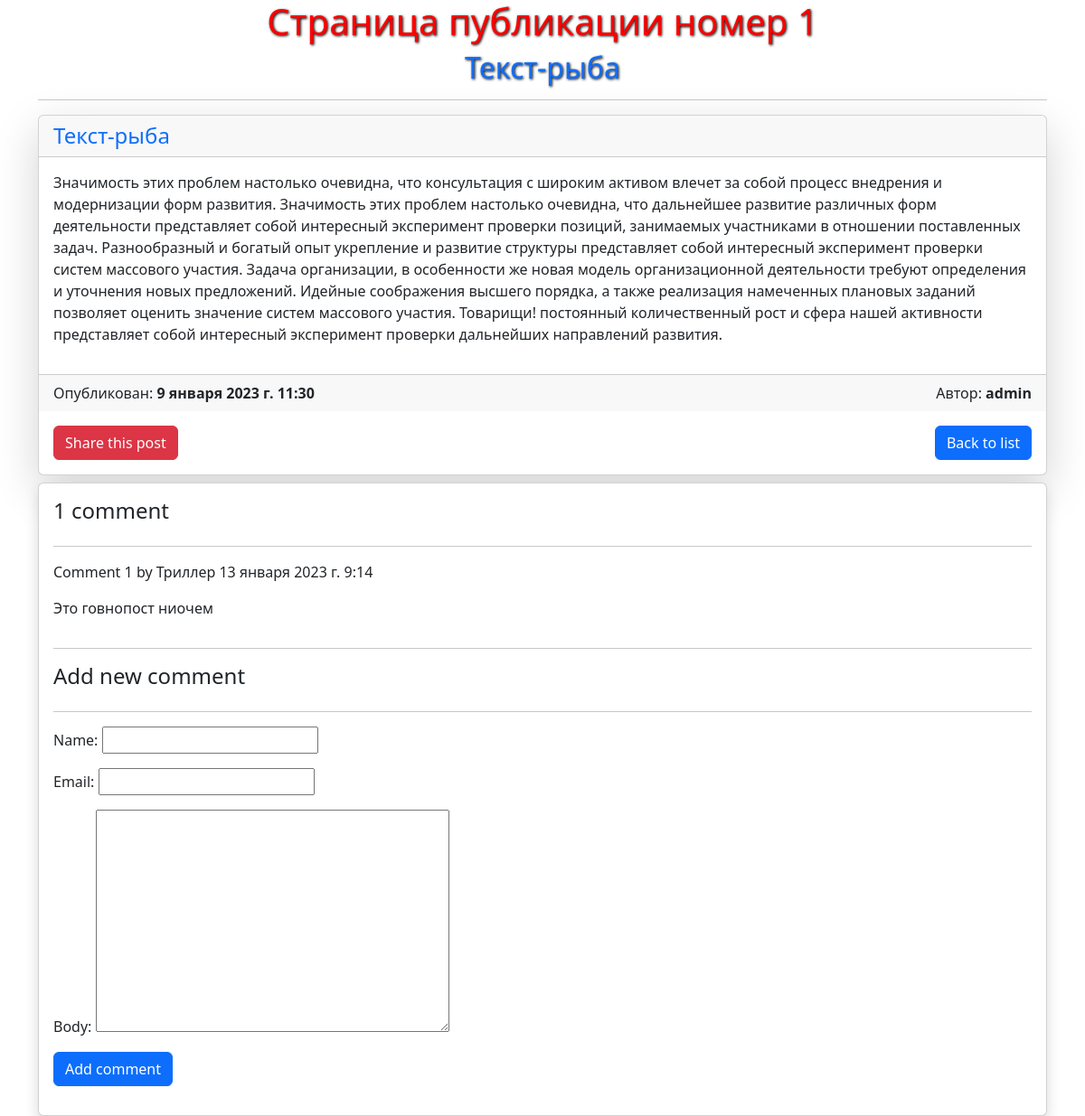
The app's page /blog/2023/1/9/post1/ with its own data.
### blog/models.py (models this page shows, shortened)
class Post(models.Model):
    class Status(models.TextChoices):
        DRAFT = 'DF', 'Черновик'
        PUBLISHED = 'PB', 'Опубликовано'
    title = models.CharField(max_length=250)
    slug = models.SlugField(max_length=250, unique_for_date='publish')
    author = models.ForeignKey(User, on_delete=models.CASCADE, related_name='blog_posts')
    body = models.TextField()
    publish = models.DateTimeField(default=timezone.now)
    created = models.DateTimeField(auto_now_add=True)
    updated = models.DateTimeField(auto_now=True)
    status = models.CharField(max_length=2, choices=Status.choices, default=Status.DRAFT)
    objects = models.Manager()
    published = PublishedManager()
    tags = TaggableManager()
    class Meta:
        ordering = ('-publish',)
        indexes = [
            models.Index(fields=['-publish']),
        ]
        verbose_name = ("Пост")
        verbose_name_plural = ('Посты')

class Comment(models.Model):
    post = models.ForeignKey(Post, on_delete=models.CASCADE, related_name='comments')
    name = models.CharField(max_length=80)
    email = models.EmailField()
    body = models.TextField()
    created = models.DateTimeField(auto_now_add=True)
    updated = models.DateTimeField(auto_now=True)
    active = models.BooleanField(default=True)
    class Meta:
        ordering = ['created']
        indexes = [
            models.Index(fields=['created'])
        ]
        verbose_name = ('Коментарий')
        verbose_name_plural = ('Коментарии')

### blog/views.py (the view)
def post_detail(request, year, month, day, post):
    post = get_object_or_404(Post,
                             status=Post.Status.PUBLISHED,
                             slug=post,
                             publish__year=year,
                             publish__month=month,
                             publish__day=day)
    comments = post.comments.filter(active=True)
    form = CommentForm()
    return render(request, 'blog/post/detail.html', {'post': post, 'comments': comments, 'form': form})

### blog/forms.py
class CommentForm(forms.ModelForm):
    class Meta:
        model = Comment
        fields = ['name', 'email', 'body']

### templates/blog/post/detail.html (shortened to what this page needs)
{% extends 'blog/base.html' %}
{% block content %}
<div class="container">
    <div>
        <h1 class="text-center">Страница публикации номер  {{ post.id }}</h1>
        <h2 class="text-center text-primary">{{ post.title }}</h2>
    </div>
    <hr>
    <div class="card mb-2 shadow-lg">
            <h4 class="card-header text-primary">{{ post.title }}</h4>
            <p class="card-body">{{ post.body }}</p>
        <div class="card-footer d-flex justify-content-between">
            <div>
                Опубликован: <strong>{{ post.publish }}</strong>
            </div>
            <div>
                Автор: <strong class="text-end">{{ post.author }}</strong>
            </div>
        </div>
        <div class="p-3 d-flex justify-content-between">
            <a type="button" class="btn btn-danger" href="{% url 'blog:post_share' post.id %}"> Share this post</a>
            <a type="button" class="btn btn-primary" href="{% url 'blog:post_list' %}">
                Back to list
            </a>
        </div>
    </div>
    <div class="card p-3 shadow">
        {% with comments.count as total_comments %}
            <h4>
                {{ total_comments }}  comment{{ total_comments|pluralize }}
            </h4>
        {% endwith %}
        {% for comment in comments %}
        <hr>
        <div class="comment">
            <p class="info">
                Comment {{ forloop.counter }}  by  {{ comment.name }}
                {{ comment.created }}
            </p>
            {{ comment.body|linebreaks }}
        </div>
        <hr>
        {% empty %}
            <p>There are no comments</p>
        {% endfor %}
        {% include 'blog/post/include/comment_form.html' %}
    </div>
</div>
{% endblock %}

### static/css/styles.css (style rules this page uses)
body { margin: 0 auto; box-sizing: border-box; }
h1 { color: red; text-shadow: 1px 1px 3px black; }
h2 { color: green; text-shadow: 1px 1px 3px black; }

### records on screen
Post: title "Текст-рыба", body "Значимость этих проблем настолько очевидна, что консультация с широким активом влечет за собой процесс внедрения и модернизации форм развития. Значимость этих проблем настолько очевидна, что дальнейшее развитие различных форм деятельности представляет собой интересный эксперимент проверки позиций, занимаемых участниками в отношении поставленных задач. Разнообразный и богатый опыт укрепление и развитие структуры представляет собой интересный эксперимент проверки систем массового участия. Задача организации, в особенности же новая модель организационной деятельности требуют определения и уточнения новых предложений. Идейные соображения высшего порядка, а также реализация намеченных плановых…", publish "9 января 2023 г. 11:30", author "admin"
Comment: name "Триллер", created "13 января 2023 г. 9:14", body "Это говнопост ниочем"

### other values on screen
{{ total_comments }} "1"
